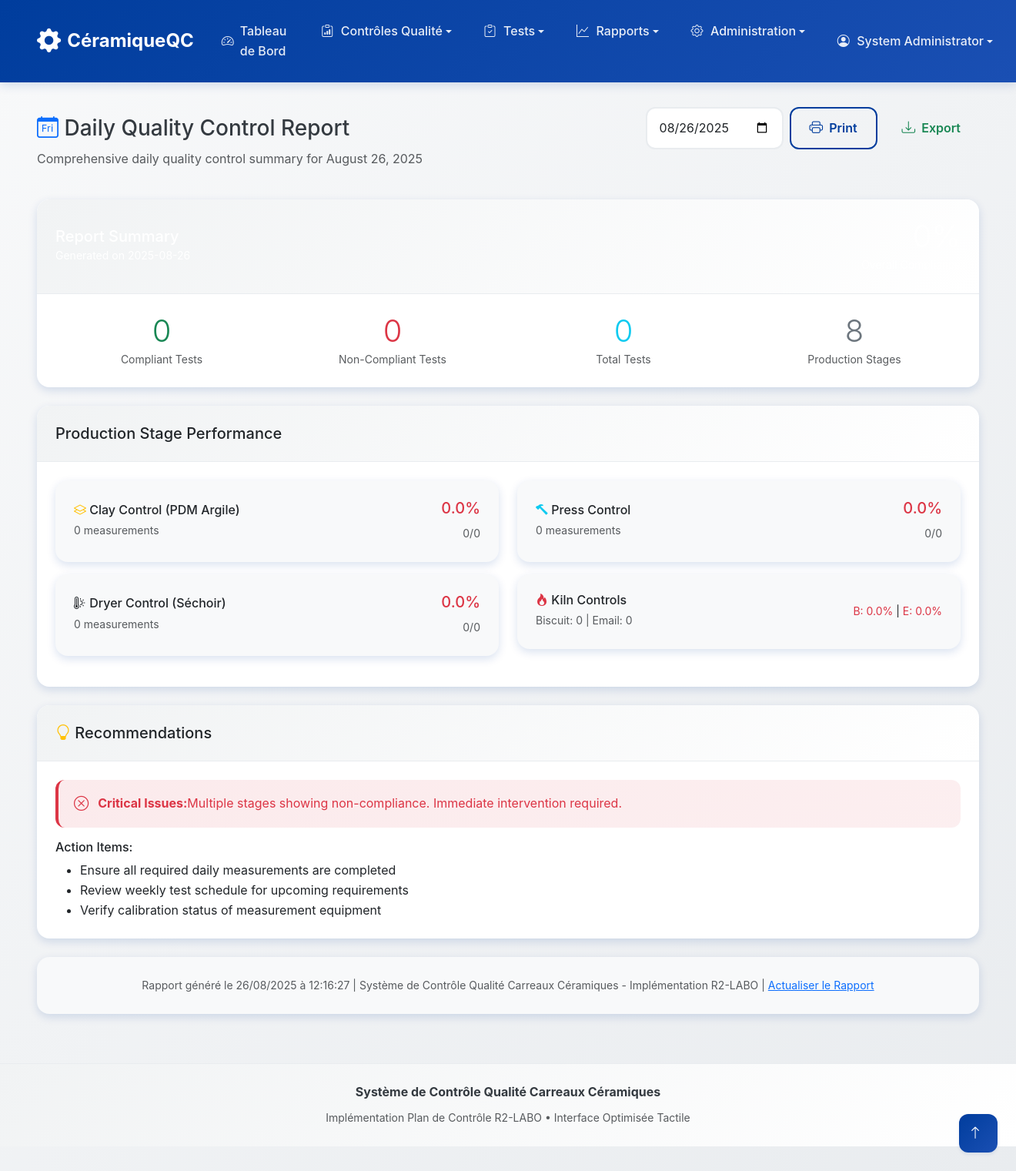
Before: /reports/daily (signed in) with the older database file.
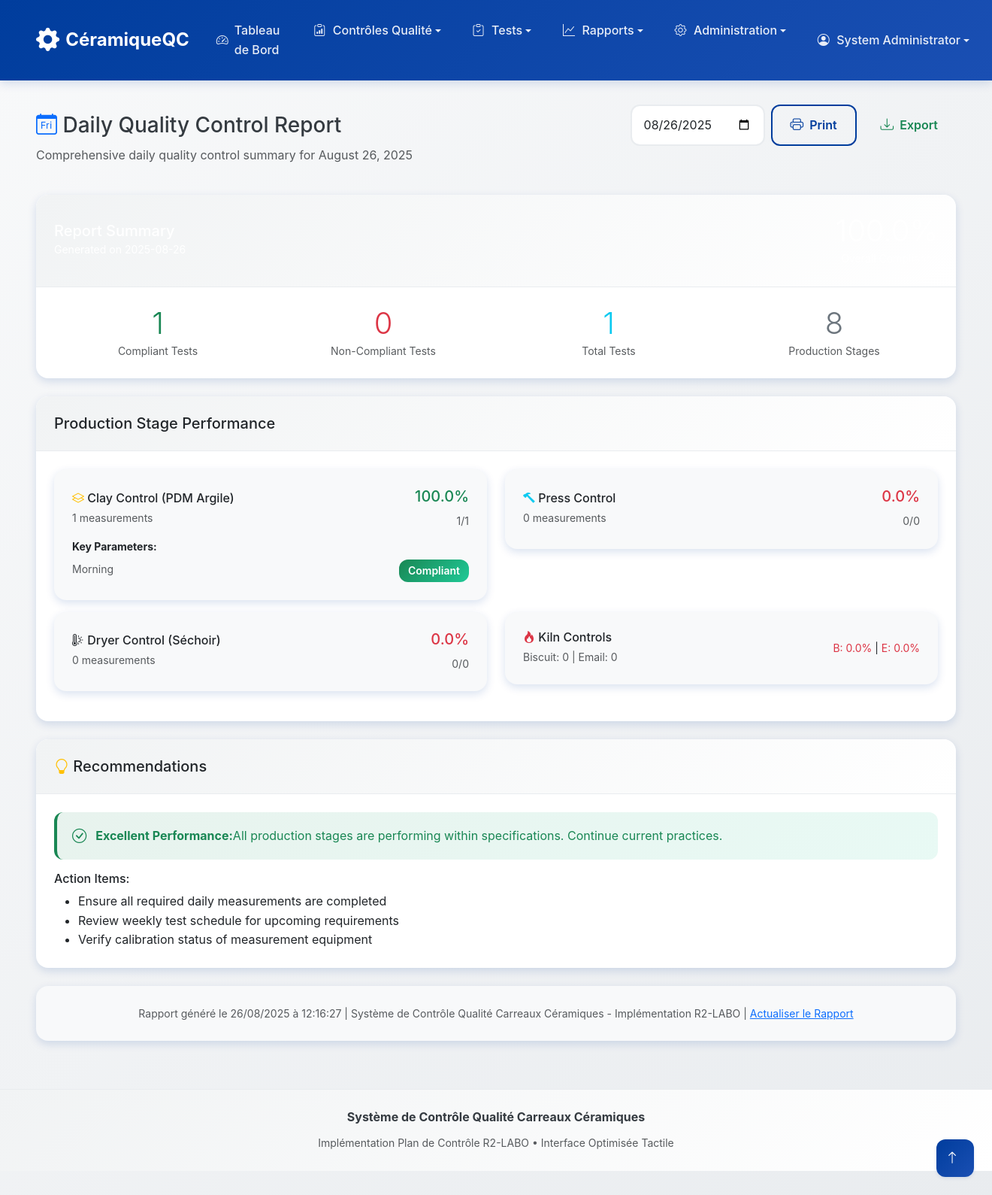
After: the same page with the newer database file.
### models.py (models this page shows)
class ClayControl(db.Model):
    id = db.Column(db.Integer, primary_key=True)
    date = db.Column(db.Date, nullable=False, default=date.today)
    shift = db.Column(db.String(20))  # morning, afternoon, night
    measurement_time_1 = db.Column(db.Time)  # First measurement time
    measurement_time_2 = db.Column(db.Time)  # Second measurement time
    humidity_before_prep = db.Column(db.Float)  # 2.5-4.1%
    humidity_after_sieving = db.Column(db.Float)  # 2-3.5%
    humidity_after_prep = db.Column(db.Float)  # 5.3-6.3%
    granulometry_refusal = db.Column(db.Float)  # 10-20%
    calcium_carbonate = db.Column(db.Float)  # 15-25%
    controller_id = db.Column(db.Integer, db.ForeignKey('user.id'))
    compliance_status = db.Column(db.String(20))  # compliant, non_compliant, partial
    notes = db.Column(db.Text)
    created_at = db.Column(db.DateTime, default=datetime.utcnow)
    controller = db.relationship('User', backref='clay_controls')

### routes/reports.py (the view)
@reports_bp.route('/daily')
@login_required
def daily_report():
    report_date = request.args.get('date')
    if report_date:
        try:
            selected_date = date.fromisoformat(report_date)
        except ValueError:
            selected_date = date.today()
    else:
        selected_date = date.today()
    report_data = export_daily_report(selected_date)
    return render_template('reports/daily_report.html',
                         report_data=report_data,
                         selected_date=selected_date)

### app.py (called while the page is built)
@login_manager.user_loader
def load_user(user_id):
    from models import User
    return User.query.get(int(user_id))

### templates/reports/daily_report.html (shortened to what the changed rows need)
{% extends "base.html" %}
{% block content %}
<div class="row mb-4">
    <div class="col-12">
        <div class="d-flex justify-content-between align-items-center">
            <h1 class="h3 mb-0">
                <i class="bi bi-calendar-day text-primary"></i> Daily Quality Control Report
            </h1>
        </div>
    </div>
</div>
{% if report_data %}
<div class="row mb-4">
    <div class="col-12">
        <div class="card border-0 shadow-sm">
            <div class="card-header bg-primary text-white">
                <div class="row align-items-center">
                    <div class="col-md-8">
                        <h5 class="mb-0">Report Summary</h5>
                        <small>Generated on {{ report_data.date }}</small>
                    </div>
                    <div class="col-md-4 text-end">
                        <div class="display-6">
                        </div>
                        <small>Overall Compliance</small>
                    </div>
                </div>
            </div>
            <div class="card-body">
                <div class="row">
                    <div class="col-md-3 text-center">
                        <div class="text-success display-6">{{ report_data.stats.overall.compliant }}</div>
                        <small class="text-muted">Compliant Tests</small>
                    </div>
                    <div class="col-md-3 text-center">
                        <div class="text-danger display-6">{{ report_data.stats.overall.non_compliant }}</div>
                        <small class="text-muted">Non-Compliant Tests</small>
                    </div>
                    <div class="col-md-3 text-center">
                        <div class="text-info display-6">{{ report_data.stats.overall.total }}</div>
                        <small class="text-muted">Total Tests</small>
                    </div>
                    <div class="col-md-3 text-center">
                        <div class="text-secondary display-6">8</div>
                        <small class="text-muted">Production Stages</small>
                    </div>
                </div>
            </div>
        </div>
    </div>
</div>
<div class="row mb-4">
    <div class="col-12">
        <div class="card border-0 shadow-sm">
            <div class="card-header bg-light">
                <h5 class="mb-0"> Production Stage Performance</h5>
            </div>
            <div class="card-body">
                <div class="row">
                    <div class="col-lg-6 mb-3">
                        <div class="card border-0 bg-light">
                            <div class="card-body">
                                <div class="d-flex justify-content-between align-items-center">
                                    <div>
                                        <h6 class="mb-1"><i class="bi bi-layers text-warning"></i> Clay Control (PDM Argile)</h6>
                                        <small class="text-muted">{{ report_data.clay_controls|length }} measurements</small>
                                    </div>
                                    <div class="text-end">
                                        {% set clay_rate = (report_data.stats.clay.compliant / report_data.stats.clay.total * 100) if report_data.stats.clay.total > 0 else 0 %}
                                        <div class="text-{{ 'success' if clay_rate >= 95 else 'warning' if clay_rate >= 80 else 'danger' }} h5">
                                            {{ "%.1f"|format(clay_rate) }}%
                                        </div>
                                        <small class="text-muted">{{ report_data.stats.clay.compliant }}/{{ report_data.stats.clay.total }}</small>
                                    </div>
                                </div>
                                {% if report_data.clay_controls %}
                                <div class="mt-2">
                                    <small><strong>Key Parameters:</strong></small>
                                    {% for control in report_data.clay_controls[:3] %}
                                    <div class="row mt-1">
                                        <div class="col-6">
                                            <small class="text-muted">{{ control.shift|title if control.shift else 'N/A' }}</small>
                                        </div>
                                        <div class="col-6 text-end">
                                            <span class="badge bg-{{ 'success' if control.compliance_status == 'compliant' else 'danger' }}">
                                                {{ control.compliance_status|title }}
                                            </span>
                                        </div>
                                    </div>
                                    {% endfor %}
                                </div>
                                {% endif %}
                            </div>
                        </div>
                    </div>
                    <div class="col-lg-6 mb-3">
                        <div class="card border-0 bg-light">
                            <div class="card-body">
                                <div class="d-flex justify-content-between align-items-center">
                                    <div>
                                        <h6 class="mb-1"><i class="bi bi-hammer text-info"></i> Press Control</h6>
                                        <small class="text-muted">{{ report_data.press_controls|length }} measurements</small>
                                    </div>
                                    <div class="text-end">
                                        {% set press_rate = (report_data.stats.press.compliant / report_data.stats.press.total * 100) if report_data.stats.press.total > 0 else 0 %}
                                        <div class="text-{{ 'success' if press_rate >= 95 else 'warning' if press_rate >= 80 else 'danger' }} h5">
                                            {{ "%.1f"|format(press_rate) }}%
                                        </div>
                                        <small class="text-muted">{{ report_data.stats.press.compliant }}/{{ report_data.stats.press.total }}</small>
                                    </div>
                                </div>
                            </div>
                        </div>
                    </div>
                    <div class="col-lg-6 mb-3">
                        <div class="card border-0 bg-light">
                            <div class="card-body">
                                <div class="d-flex justify-content-between align-items-center">
                                    <div>
                                        <h6 class="mb-1"><i class="bi bi-thermometer-sun text-orange"></i> Dryer Control (Séchoir)</h6>
                                        <small class="text-muted">{{ report_data.dryer_controls|length }} measurements</small>
                                    </div>
                                    <div class="text-end">
                                        {% set dryer_rate = (report_data.stats.dryer.compliant / report_data.stats.dryer.total * 100) if report_data.stats.dryer.total > 0 else 0 %}
                                        <div class="text-{{ 'success' if dryer_rate >= 95 else 'warning' if dryer_rate >= 80 else 'danger' }} h5">
                                            {{ "%.1f"|format(dryer_rate) }}%
                                        </div>
                                        <small class="text-muted">{{ report_data.stats.dryer.compliant }}/{{ report_data.stats.dryer.total }}</small>
                                    </div>
                                </div>
                            </div>
                        </div>
                    </div>
                    <div class="col-lg-6 mb-3">
                        <div class="card border-0 bg-light">
                            <div class="card-body">
                                <div class="d-flex justify-content-between align-items-center">
                                    <div>
                                        <h6 class="mb-1"><i class="bi bi-fire text-danger"></i> Kiln Controls</h6>
                                        <small class="text-muted">Biscuit: {{ report_data.biscuit_kiln_controls|length }} | Email: {{ report_data.email_kiln_controls|length }}</small>
                                    </div>
                                    <div class="text-end">
                                        {% set biscuit_rate = (report_data.stats.biscuit_kiln.compliant / report_data.stats.biscuit_kiln.total * 100) if report_data.stats.biscuit_kiln.total > 0 else 0 %}
                                        {% set email_rate = (report_data.stats.email_kiln.compliant / report_data.stats.email_kiln.total * 100) if report_data.stats.email_kiln.total > 0 else 0 %}
                                        <div class="small">
                                            <span class="text-{{ 'success' if biscuit_rate >= 95 else 'warning' if biscuit_rate >= 80 else 'danger' }}">
                                                B: {{ "%.1f"|format(biscuit_rate) }}%
                                            </span> |
                                            <span class="text-{{ 'success' if email_rate >= 95 else 'warning' if email_rate >= 80 else 'danger' }}">
                                                E: {{ "%.1f"|format(email_rate) }}%
                                            </span>
                                        </div>
                                    </div>
                                </div>
                            </div>
                        </div>
                    </div>
                </div>
            </div>
        </div>
    </div>
</div>
<div class="row mb-4">
    <div class="col-12">
        <div class="card border-0 shadow-sm">
            <div class="card-header bg-light">
                <h5 class="mb-0"><i class="bi bi-lightbulb text-warning"></i> Recommendations</h5>
            </div>
            <div class="card-body">
                {% if report_data.stats.overall.compliance_rate >= 98 %}
                <div class="alert alert-success">
                    <i class="bi bi-check-circle"></i>
                    <strong>Excellent Performance:</strong> All production stages are performing within specifications. Continue current practices.
                </div>
                {% elif report_data.stats.overall.compliance_rate >= 95 %}
                <div class="alert alert-info">
                    <i class="bi bi-info-circle"></i>
                    <strong>Good Performance:</strong> Most stages are compliant. Monitor non-compliant areas for trends.
                </div>
                {% elif report_data.stats.overall.compliance_rate >= 80 %}
                <div class="alert alert-warning">
                    <i class="bi bi-exclamation-triangle"></i>
                    <strong>Attention Required:</strong> Several non-conformities detected. Review processes and implement corrective actions.
                </div>
                {% else %}
                <div class="alert alert-danger">
                    <i class="bi bi-x-circle"></i>
                    <strong>Critical Issues:</strong> Multiple stages showing non-compliance. Immediate intervention required.
                </div>
                {% endif %}
                <h6 class="mt-3">Action Items:</h6>
                <ul class="mb-0">
                    {% if report_data.stats.overall.total < 20 %}
                    <li>Ensure all required daily measurements are completed</li>
                    {% endif %}
                    <li>Review weekly test schedule for upcoming requirements</li>
                    <li>Verify calibration status of measurement equipment</li>
                </ul>
            </div>
        </div>
    </div>
</div>
{% endif %}
{% endblock %}

Changed rows visible on the page:
added ClayControl: shift "Morning", compliance_status "Compliant"
Other visible differences:
{{ report_data.stats.overall.compliant }}: "0" → "1"
{{ report_data.stats.overall.total }}: "0" → "1"
{{ report_data.clay_controls|length }}: "0" → "1"
{{ "%.1f"|format(clay_rate) }}: "0.0" → "100.0"
{{ report_data.stats.clay.compliant }}: "0" → "1"
{{ report_data.stats.clay.total }}: "0" → "1"
text no longer shown: "Critical Issues: Multiple stages showing non-compliance. Immediate intervention required."
text now shown: "Key Parameters: Excellent Performance: All production stages are performing within specifications. Continue current practices."
